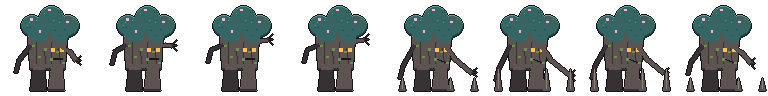
#> input picture Assets/Art/Monsters/AncientEnt/Attack2.png, 768 x 96 px, given in place of Take Hit.png.png, which was not available
$ python track_feet.py ../../Assets/Art/Monsters/AncientEnt/Attack2.png '../../Assets/Art/Monsters/AncientEnt/Take Hit.png'
#> lines starting #> are read from the running program, lines starting #| are printed output that depends on the picture; pictures that were not available may be replaced by others from this repository, and a replacement may not be noted
"""비교 촬영(cmp_<태그>_<동작>.png, 0.04초 간격 256px 컷)에서 프레임마다 발(가장 아래 어두운 덩어리 두 개) 위치와 몸 윗선 높이를 뽑는다(Q-423 프레임 분석).
사용: python Tools/pixelfx/track_feet.py <태그> <동작>   출력: 프레임, 뒷발 x·y, 앞발 x·y, 발 간격, 윗선 y (화면 px, 256 셀 기준 — 아트 1px ≈ 4.6 화면 px)
"""
import sys

import numpy as np
from PIL import Image


def feet(cell):
    band = cell[170:250, 30:226]
    dark = band.sum(axis=2) < 70
    ys, xs = np.nonzero(dark)
    if len(xs) < 4:
        return None
    # 가장 아래 12줄 안의 어두운 픽셀만(발바닥 근처)
    low = ys >= ys.max() - 12
    xs, ys = xs[low], ys[low]
    c = np.array([xs.min(), xs.max()], float)
    for _ in range(10):
        g = np.abs(xs[:, None] - c[None, :]).argmin(axis=1)
        c = np.array([xs[g == k].mean() if np.any(g == k) else c[k] for k in range(2)])
    out = []
    for k in range(2):
        m = g == k
        out.append((xs[m].mean() + 30, ys[m].mean() + 170, ys[m].max() + 170))
    return sorted(out)


def top(cell, bg):
    diff = np.abs(cell.astype(int) - bg.astype(int)).sum(axis=2) > 60
    rows = np.nonzero(diff[:, 60:200].any(axis=1))[0]
    return rows.min() if len(rows) else -1


def main():
    tag, action = sys.argv[1], sys.argv[2]
    s = np.array(Image.open(f"Logs/playtest/cmp_{tag}_{action}.png").convert("RGB")).astype(int)
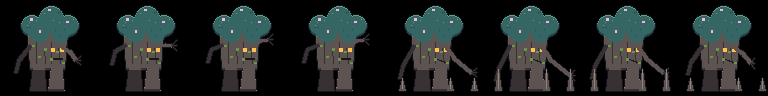
#> s: shape (96, 768, 3) int64; mean R, G, B 28.5, 34.2, 33.1
    n = s.shape[1] // 256
#> n = 3
    for i in range(n):
        c = s[:, i * 256:(i + 1) * 256]
        f = feet(c)
        if f is None:
            print(i, "-")
            continue
        (bx, by, bmax), (fx, fy, fmax) = f
        print(f"{i:2d} back({bx:5.1f},{bmax:4.0f}) front({fx:5.1f},{fmax:4.0f}) gap {fx - bx:5.1f} lift {abs(bmax - fmax):3.0f}")
#> this loop made 3 passes
#> pass 1, in main, `c = s[:, i * 256:(i + 1) * 256]`:
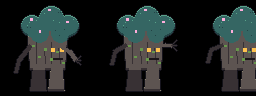
#> c: shape (96, 256, 3) int64; mean R, G, B 29.1, 35.1, 33.9
#> pass 2, in main, `c = s[:, i * 256:(i + 1) * 256]`:
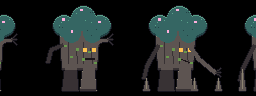
#> c: shape (96, 256, 3) int64; mean R, G, B 23.9, 28.9, 28.1
#> pass 3, in main, `c = s[:, i * 256:(i + 1) * 256]`:
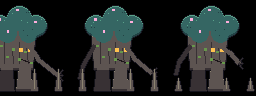
#> c: shape (96, 256, 3) int64; mean R, G, B 32.6, 38.5, 37.3


if __name__ == "__main__":
    main()
